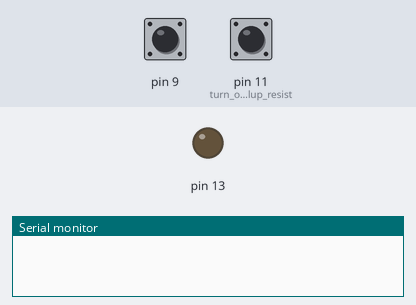
A sketch run on a simulated Arduino Uno, built with avr-gcc and run on an emulated ATmega328P. On the bench: output pins drawn as LEDs (lit = HIGH), the last lines printed to the serial monitor. Dashed ring = blinking. The inputs (shaded band) are chosen by the test bench; at power-on: pin 9 HIGH, pin 11 (turn_on_20k_pullup_resist) HIGH.

Above: at 1.2 s.
1.3 s: pin 9 pulled LOW for 3.2 s
At 2.31 s:
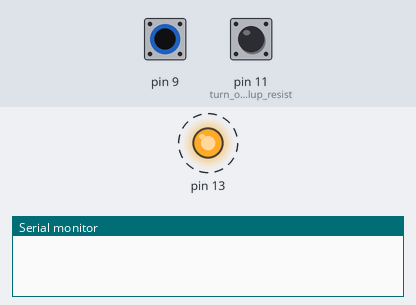
7.6 s: pin 11 (turn_on_20k_pullup_resist) pulled LOW for 3.2 s
At 9.62 s:
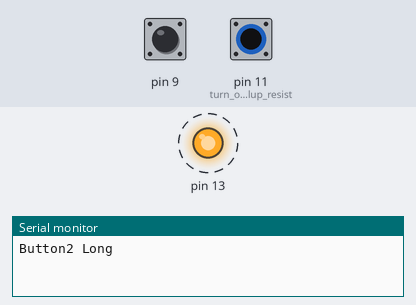
Timing chart, 0 to 12.2 s (numbered marks = the images above; inputs shaded):
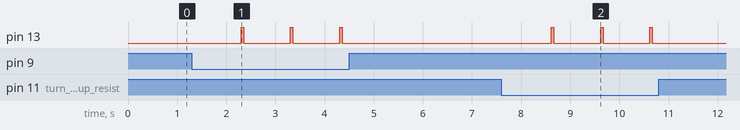

The sketch:

DoubleButPressLongOrShort_Function.ino
```cpp
// This program uses a void function to modify a global variable corresponding to when button two is pressed for a short (sets variable to 1) or a long (2) duration. When buttons two is pressed likewise, the variable is set to 3 or 4.

#define SHORT1 1
#define LONG1 2
#define SHORT2 3
#define LONG2 4
int button = 0;

void setup() {
    Serial.begin(9600);    // Use serial for debugging
    pinMode(13, OUTPUT);
    pinMode(11, INPUT_PULLUP); //turn on 20k pullup resistors to simplify switch input
    pinMode(9, INPUT_PULLUP);
}

void loop() {
    DoubleButPressShortOrLong(11, 9, 2);
    if(button!=0){
        if (button == SHORT1){Serial.println("Button1 Short");}
        if (button == LONG1){Serial.println("Button1 Long");}
        if (button == SHORT2){Serial.println("Button2 Short");}
        if (button == LONG2){Serial.println("Button2 Long");}
        button = 0;
    }

}

void ledblink(int times, int lengthms, int pinnum){
    for (int x=0; x<times; x++){
        digitalWrite(pinnum, HIGH);
        delay (lengthms);
        digitalWrite(pinnum, LOW);
        delay(lengthms);
    }
}

void DoubleButPressShortOrLong(int inputPin, int inputPin2, int duration){
    while(button ==0){
        static int current;    //Current state of the button (LOW is pressed b/c i'm using the pullup resistors
        static int count;      // How long the button was held (secs)
        static byte previous = HIGH;
        static unsigned long firstTime = 0;       // how long since the button was first pressed

        static int current2;    //Current state of the button (LOW is pressed b/c i'm using the pullup resistors
        static int count2;      // How long the button was held (secs)
        static byte previous2 = HIGH;
        static unsigned long firstTime2 = 0;       // how long since the button was first pressed

        current = digitalRead(inputPin);
        if (current == LOW && previous == HIGH && millis()- firstTime > 200){ firstTime = millis();}    // if the buttons becomes press remember the time
        if (current == LOW && ((millis() - firstTime) % 1000) < 20 && millis() - firstTime > 500){  // within 20ms of one sec interval
            ledblink(1, 50, 13); // Each second the button is held blink the indicator led and
            count++;                // and 1 to the counter
        }
        if (current == HIGH && previous == LOW && count >= duration ){button = LONG1;}
        if (current == HIGH && previous == LOW && count >=0 && count < duration) {button = SHORT1;}
        if (current == HIGH){count = 0;} // reset the counter if the button is not pressed
        previous = current;

        current2 = digitalRead(inputPin2);
        if (current2 == LOW && previous2 == HIGH && millis()- firstTime2 > 200){ firstTime2 = millis();}    // if the buttons becomes press remember the time
        if (current2 == LOW && ((millis() - firstTime2) % 1000) < 20 && millis() - firstTime2 > 500){  // within 20ms of one sec interval
            ledblink(1, 50, 13); // Each second the button is held blink the indicator led and
            count2++;                // and 1 to the counter
        }
        if (current2 == HIGH && previous2 == LOW && count2 >= duration ){button = LONG2;}
        if (current2 == HIGH && previous2 == LOW && count2 >=0 && count2 < duration) {button = SHORT2;}
        if (current2 == HIGH){count2 = 0;} // reset the counter if the button is not pressed
        previous2 = current2;

        delay(20);
    }
}
```

Measured:
- after the input at 1.3 s, pin 13: alternates HIGH for 0.05 s and LOW for 0.95 s, 6 changes in all, then stays LOW, starting after 1.0 s
- after the input at 7.6 s, pin 13: alternates HIGH for 0.05 s and LOW for 0.95 s, 6 changes in all, then stays LOW, starting after 1.0 s
